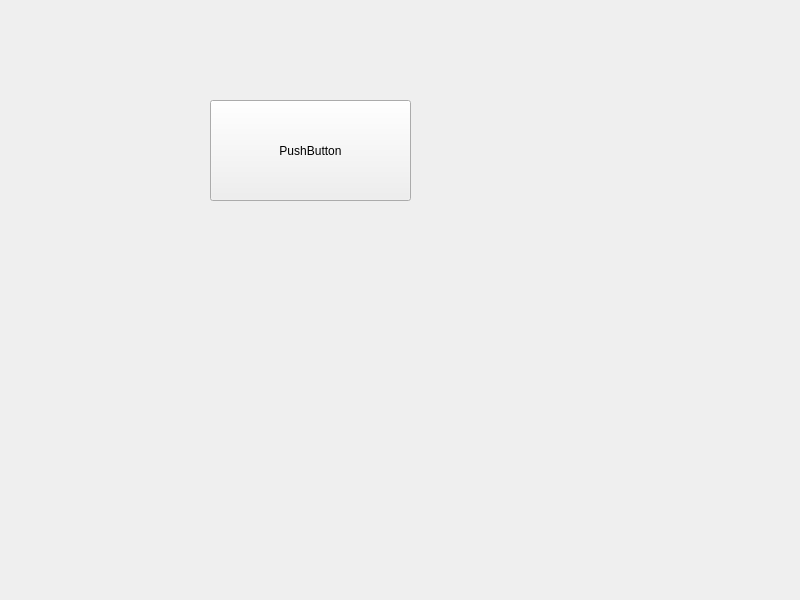
<?xml version="1.0" encoding="UTF-8"?>
<ui version="4.0">
 <class>Widget</class>
 <widget class="QWidget" name="Widget">
  <property name="geometry">
   <rect>
    <x>0</x>
    <y>0</y>
    <width>800</width>
    <height>600</height>
   </rect>
  </property>
  <property name="windowTitle">
   <string>Widget</string>
  </property>
  <widget class="QPushButton" name="pushButton">
   <property name="geometry">
    <rect>
     <x>210</x>
     <y>100</y>
     <width>201</width>
     <height>101</height>
    </rect>
   </property>
   <property name="text">
    <string>PushButton</string>
   </property>
  </widget>
 </widget>
 <resources/>
 <connections/>
</ui>
